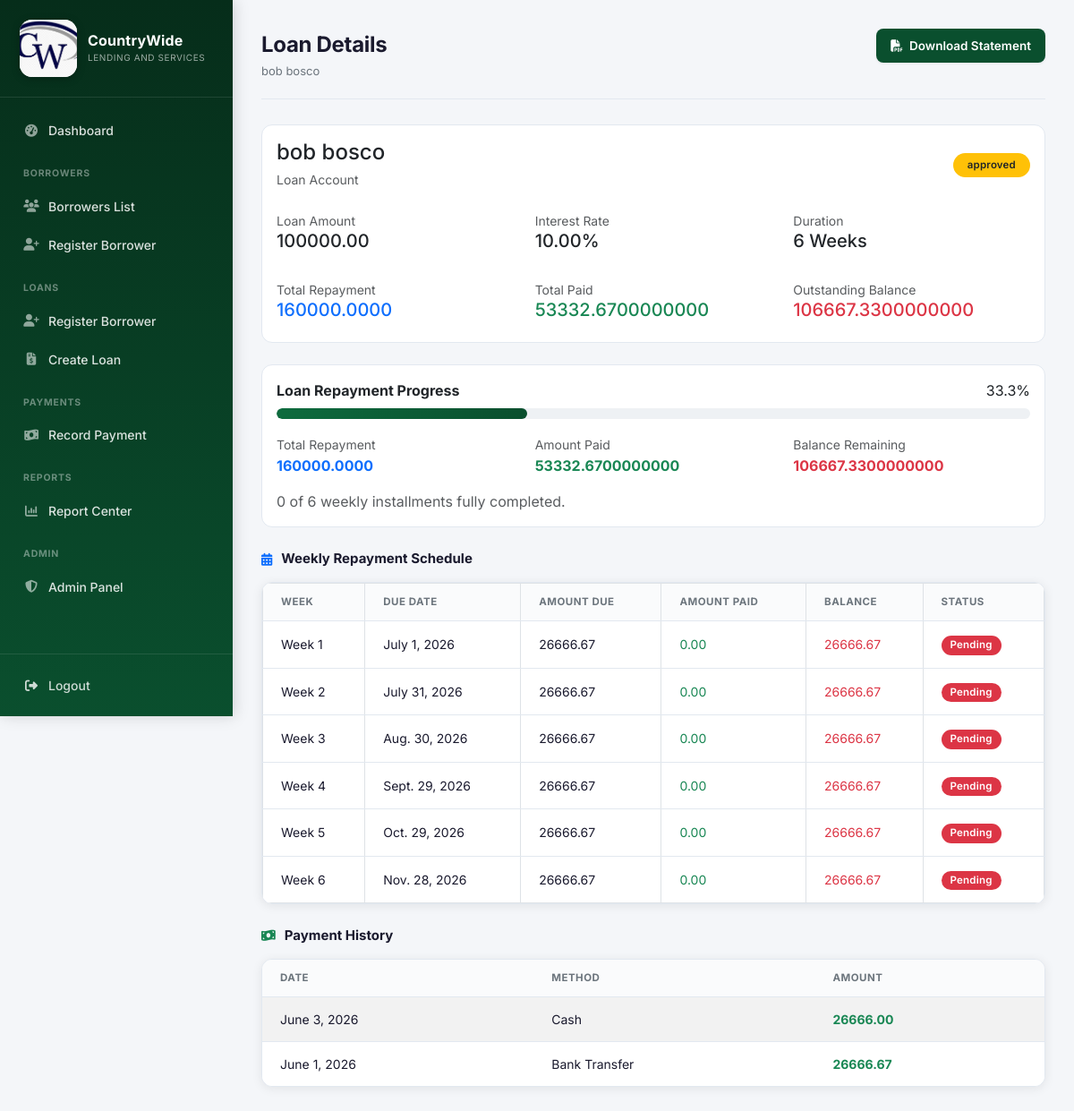
The page /loan/2/ (signed in) on the database its author committed.
### borrowers/models.py (models this page shows, shortened)
class Loan(models.Model):
    borrower = models.ForeignKey(
        'Borrower',
        on_delete=models.CASCADE,
        related_name='loans'
    )
    loan_amount = models.DecimalField(
        max_digits=12,
        decimal_places=2
    )
    interest_rate = models.DecimalField(
        max_digits=5,
        decimal_places=2
    )
    duration_weeks = models.PositiveIntegerField()
    start_date = models.DateField(
        auto_now_add=True
    )
    STATUS_CHOICES = [
        ('pending', 'Pending'),
        ('approved', 'Approved'),
        ('rejected', 'Rejected'),
        ('disbursed', 'Disbursed'),
        ('active', 'Active'),
        ('closed', 'Closed'),
    ]
    status = models.CharField(
        max_length=10,
        choices=STATUS_CHOICES,
        default='pending'
    )
    class Meta:
        ordering = ['-start_date']
    def total_repayment(self):
        interest = (
            self.loan_amount *
            self.interest_rate *
            self.duration_weeks
        ) / Decimal('100')
        return self.loan_amount + interest
    @property
    def total_paid(self):
        total = self.payments.aggregate(
            total=models.Sum('amount_paid')
        )['total']
        return total or Decimal('0.00')
    @property
    def balance(self):
        return self.total_repayment() - self.total_paid

class Borrower(models.Model):
    first_name = models.CharField(max_length=50)
    last_name = models.CharField(max_length=50)
    gender = models.CharField(max_length=10)
    phone = models.CharField(max_length=20)
    email = models.EmailField()
    address = models.TextField()
    city = models.CharField(max_length=50)
    state = models.CharField(max_length=50)
    occupation = models.CharField(max_length=100)
    next_of_kin_name = models.CharField(max_length=100)
    next_of_kin_phone = models.CharField(max_length=20)
    nin = models.CharField(max_length=50)
    bvn = models.CharField(max_length=50)
    bank_name = models.CharField(max_length=100)
    account_number = models.CharField(max_length=20)
    guarantor_name = models.CharField(max_length=100)
    guarantor_address = models.TextField()
    guarantor_phone = models.CharField(max_length=20)
    guarantor_occupation = models.CharField(max_length=100)
    borrower_photo = models.ImageField(upload_to='borrowers/')
    guarantor_photo = models.ImageField(upload_to='guarantors/')
    created_at = models.DateTimeField(auto_now_add=True)

class RepaymentSchedule(models.Model):
    loan = models.ForeignKey(
        Loan,
        on_delete=models.CASCADE,
        related_name='schedules'
    )
    installment_number = models.IntegerField()
    due_date = models.DateField()
    amount_due = models.DecimalField(
        max_digits=12,
        decimal_places=2
    )
    amount_paid = models.DecimalField(
        max_digits=12,
        decimal_places=2,
        default=0
    )
    STATUS_CHOICES = [
        ('pending', 'Pending'),
        ('partial', 'Partial'),
        ('paid', 'Paid'),
    ]
    status = models.CharField(
        max_length=10,
        choices=STATUS_CHOICES,
        default='pending'
    )
    @property
    def balance(self):
        return self.amount_due - self.amount_paid

class Payment(models.Model):
    loan = models.ForeignKey(
        Loan,
        on_delete=models.CASCADE,
        related_name="payments"
    )
    receipt_number = models.CharField(
        max_length=50,
        blank=True,
        null=True
    )
    amount_paid = models.DecimalField(
        max_digits=12,
        decimal_places=2
    )
    payment_date = models.DateField(
        auto_now_add=True
    )
    PAYMENT_METHOD = [
        ("cash", "Cash"),
        ("transfer", "Bank Transfer"),
        ("mobile", "Mobile Money"),
    ]
    method = models.CharField(
        max_length=20,
        choices=PAYMENT_METHOD,
        default="cash"
    )

### borrowers/views.py (the view)
@login_required
def loan_detail(request, loan_id):
    loan = get_object_or_404(
        Loan.objects.select_related("borrower"),
        id=loan_id
    )
    schedules = (
        RepaymentSchedule.objects
        .filter(loan=loan)
        .order_by("installment_number")
    )
    payments = (
        Payment.objects
        .filter(loan=loan)
        .order_by("-payment_date")
    )
    total_paid = loan.total_paid
    total_repayment = loan.total_repayment()
    balance = loan.balance
    total_installments = schedules.count()
    paid_installments = schedules.filter(status="paid").count()
    progress = 0
    if total_repayment > 0:
        progress = round(
            float((total_paid / total_repayment) * 100),
            1
        )
    progress = min(progress, 100)
    context = {
        "loan": loan,
        "schedules": schedules,
        "payments": payments,
        "total_paid": total_paid,
        "total_repayment": total_repayment,
        "balance": balance,
        "total_installments": total_installments,
        "paid_installments": paid_installments,
        "progress": progress,
    }
    return render(
        request,
        "borrowers/loan_detail.html",
        context,
    )

### borrowers/context_processors.py (called while the page is built)
def company_settings(request):
    company = CompanySettings.objects.first()
    return {
        "company": company,
        "currency": company.currency_symbol if company else "₦",
        "company_footer": company.report_footer if company else "",
    }

### borrowers/templatetags/roles.py (called while the page is built)
@register.filter
def is_manager(user):
    return user.is_superuser or user.groups.filter(name='Manager').exists()

@register.filter
def is_cashier(user):
    return user.groups.filter(name='Cashier').exists()

@register.filter
def is_loan_officer(user):
    return user.groups.filter(name='Loan Officer').exists()

@register.filter
def is_auditor(user):
    return user.groups.filter(name='Auditor').exists()

### borrowers/templates/borrowers/loan_detail.html
{% extends 'borrowers/base.html' %}
{% block content %}
<div class="container-fluid px-0">
    <div class="topbar">
        <div>
            <div class="page-title">Loan Details</div>
            <div style="font-size:13px;color:var(--text-muted);margin-top:2px;">
                {{ loan.borrower.first_name }} {{ loan.borrower.last_name }}
            </div>
        </div>
        <a href="{% url 'loan_statement_pdf' loan.id %}" class="btn btn-primary">
            <i class="fa-solid fa-file-pdf me-1"></i>
            Download Statement
        </a>
    </div>
    <div class="card mb-4">
        <div class="card-body">
            <div class="d-flex justify-content-between align-items-center mb-4">
                <div>
                    <h4 class="mb-1">{{ loan.borrower.first_name }} {{ loan.borrower.last_name }}</h4>
                    <small class="text-muted">Loan Account</small>
                </div>
                <div>
                    {% if loan.status == "active" %}
                        <span class="badge bg-success px-3 py-2">Active</span>
                    {% elif loan.status == "closed" %}
                        <span class="badge bg-secondary px-3 py-2">Closed</span>
                    {% else %}
                        <span class="badge bg-warning text-dark px-3 py-2">{{ loan.status }}</span>
                    {% endif %}
                </div>
            </div>
            <div class="row g-4">
                <div class="col-md-4">
                    <small class="text-muted d-block">Loan Amount</small>
                    <h5>{{ company.currency_symbol }}{{ loan.loan_amount }}</h5>
                </div>
                <div class="col-md-4">
                    <small class="text-muted d-block">Interest Rate</small>
                    <h5>{{ loan.interest_rate }}%</h5>
                </div>
                <div class="col-md-4">
                    <small class="text-muted d-block">Duration</small>
                    <h5>{{ loan.duration_weeks }} Weeks</h5>
                </div>
                <div class="col-md-4">
                    <small class="text-muted d-block">Total Repayment</small>
                    <h5 class="text-primary">{{ company.currency_symbol }}{{ total_repayment }}</h5>
                </div>
                <div class="col-md-4">
                    <small class="text-muted d-block">Total Paid</small>
                    <h5 class="text-success">{{ company.currency_symbol }}{{ total_paid }}</h5>
                </div>
                <div class="col-md-4">
                    <small class="text-muted d-block">Outstanding Balance</small>
                    <h5 class="text-danger">{{ company.currency_symbol }}{{ balance }}</h5>
                </div>
            </div>
        </div>
    </div>
    <div class="card mb-4">
        <div class="card-body">
            <div class="d-flex justify-content-between mb-2">
                <strong>Loan Repayment Progress</strong>
                <span>{{ progress }}%</span>
            </div>
            <div class="progress" style="height:12px;">
                <div class="progress-bar bg-success"
                    role="progressbar"
                    style="width:{{ progress }}%;"
                    aria-valuenow="{{ progress }}"
                    aria-valuemin="0"
                    aria-valuemax="100">
                </div>
            </div>
            <div class="row mt-3">
                <div class="col-md-4">
                    <small class="text-muted">Total Repayment</small>
                    <div class="fw-bold text-primary">{{ company.currency_symbol }}{{ total_repayment }}</div>
                </div>
                <div class="col-md-4">
                    <small class="text-muted">Amount Paid</small>
                    <div class="fw-bold text-success">{{ company.currency_symbol }}{{ total_paid }}</div>
                </div>
                <div class="col-md-4">
                    <small class="text-muted">Balance Remaining</small>
                    <div class="fw-bold text-danger">{{ company.currency_symbol }}{{ balance }}</div>
                </div>
            </div>
            <div class="mt-3 text-muted">
                {{ paid_installments }} of {{ total_installments }} weekly installments fully completed.
            </div>
        </div>
    </div>
    <div class="section-heading">
        <i class="fa-solid fa-calendar-days text-primary"></i>
        Weekly Repayment Schedule
    </div>
    <div class="table-card mb-4">
        <div class="table-responsive">
            <table class="table table-bordered table-hover">
                <thead>
                <tr>
                    <th>Week</th>
                    <th>Due Date</th>
                    <th>Amount Due</th>
                    <th>Amount Paid</th>
                    <th>Balance</th>
                    <th>Status</th>
                </tr>
                </thead>
                <tbody>
                    {% for schedule in schedules %}
                    <tr>
                        <td>Week {{ schedule.installment_number }}</td>
                        <td>{{ schedule.due_date }}</td>
                        <td>{{ company.currency_symbol }}{{ schedule.amount_due }}</td>
                        <td class="text-success">{{ company.currency_symbol }}{{ schedule.amount_paid }}</td>
                        <td class="text-danger">{{ company.currency_symbol }}{{ schedule.balance }}</td>
                        <td>
                            {% if schedule.status == "paid" %}
                                <span class="badge bg-success">Paid</span>
                            {% elif schedule.amount_paid > 0 %}
                                <span class="badge bg-warning text-dark">Partial</span>
                            {% else %}
                                <span class="badge bg-danger">Pending</span>
                            {% endif %}
                        </td>
                    </tr>
                    {% empty %}
                    <tr>
                        <td colspan="6" class="text-center text-muted py-4">
                            No repayment schedule found.
                        </td>
                    </tr>
                    {% endfor %}
                </tbody>
            </table>
        </div>
    </div>
    <div class="section-heading">
        <i class="fa-solid fa-money-bill-wave text-success"></i>
        Payment History
    </div>
    <div class="table-card">
        <div class="table-responsive">
            <table class="table table-striped">
                <thead>
                <tr>
                    <th>Date</th>
                    <th>Method</th>
                    <th>Amount</th>
                </tr>
                </thead>
                <tbody>
                    {% for payment in payments %}
                    <tr>
                        <td>{{ payment.payment_date }}</td>
                        <td>{{ payment.get_method_display }}</td>
                        <td class="text-success">
                            <strong>{{ company.currency_symbol }}{{ payment.amount_paid }}</strong>
                        </td>
                    </tr>
                    {% empty %}
                    <tr>
                        <td colspan="3" class="text-center text-muted py-4">
                            No payment history.
                        </td>
                    </tr>
                    {% endfor %}
                </tbody>
            </table>
        </div>
    </div>
</div>
{% endblock %}

### borrowers/templates/borrowers/base.html (style rules this page uses)
:root { --primary: #0a4f2e; --primary-light: #0e6b3e; --primary-dark: #062d1a; --accent: #c9a02a; --accent-light: #f0c93a; --danger: #c0392b; --sidebar-width: 260px; --bg: #f4f6f9; --card-bg: #ffffff; --text: #1a1a2e; --text-muted: #6c757d; --border: #e2e8f0; --shadow: 0 2px 12px rgba(0,0,0,0.08); --shadow-md: 0 4px 20px rgba(0,0,0,0.12); --radius: 12px; --radius-sm: 8px; --topbar-h: 56px; }
* { box-sizing: border-box; }
html { scroll-behavior: smooth; }
body { margin: 0; font-family: 'Inter', Arial, sans-serif; background: var(--bg); color: var(--text); display: flex; min-height: 100vh; -webkit-font-smoothing: antialiased; }
a { text-decoration: none; }
.topbar { display: flex; align-items: flex-start; justify-content: space-between; flex-wrap: wrap; gap: 16px; margin-bottom: 28px; padding-bottom: 20px; border-bottom: 1px solid var(--border); }
.page-title { font-size: 24px; font-weight: 700; color: var(--text); letter-spacing: -0.3px; }
.topbar .btn { border-radius: var(--radius-sm); font-size: 13.5px; font-weight: 600; padding: 9px 16px; border: none; box-shadow: 0 1px 3px rgba(0,0,0,0.08); transition: transform 0.15s ease, box-shadow 0.15s ease; }
.topbar .btn-primary { background: var(--primary); }
.table-card { background: var(--card-bg); border-radius: var(--radius); box-shadow: var(--shadow); border: 1px solid var(--border); overflow: hidden; margin-bottom: 24px; }
.table-card .table { margin-bottom: 0; }
.table-card .table thead th { font-size: 11.5px; text-transform: uppercase; letter-spacing: 0.5px; color: var(--text-muted); font-weight: 700; border-bottom: 1px solid var(--border); padding: 12px 20px; background: #fafbfc; }
.table-card .table tbody td { padding: 14px 20px; font-size: 14px; vertical-align: middle; border-bottom: 1px solid var(--border); color: var(--text); }
.table-card .table tbody tr:last-child td { border-bottom: none; }
.badge { font-weight: 600; font-size: 11.5px; padding: 5px 10px; border-radius: 20px; letter-spacing: 0.2px; }
.card { border-radius: var(--radius); border: 1px solid var(--border); }
.btn-primary { background: var(--primary); border-color: var(--primary); }
.section-heading { display: flex; align-items: center; gap: 10px; font-size: 15px; font-weight: 700; color: var(--text); margin: 4px 0 14px; }
.section-heading i { font-size: 14px; }
.progress { border-radius: 20px; background: #eef1f4; overflow: hidden; }
.progress-bar { border-radius: 20px; transition: width 0.4s ease; }
.progress-bar.bg-success { background: linear-gradient(90deg, var(--primary-light), var(--primary)) !important; }

### rows shown on the page
Loan: borrower.first_name "bob", borrower.last_name "bosco", status "approved", loan_amount "100000.00", interest_rate "10.00", duration_weeks "6"
RepaymentSchedule: installment_number "1", due_date "July 1, 2026", amount_due "26666.67", amount_paid "0.00", balance "26666.67", status "Pending"
RepaymentSchedule: installment_number "2", due_date "July 31, 2026", amount_due "26666.67", amount_paid "0.00", balance "26666.67", status "Pending"
RepaymentSchedule: installment_number "3", due_date "Aug. 30, 2026", amount_due "26666.67", amount_paid "0.00", balance "26666.67", status "Pending"
RepaymentSchedule: installment_number "4", due_date "Sept. 29, 2026", amount_due "26666.67", amount_paid "0.00", balance "26666.67", status "Pending"
RepaymentSchedule: installment_number "5", due_date "Oct. 29, 2026", amount_due "26666.67", amount_paid "0.00", balance "26666.67", status "Pending"
RepaymentSchedule: installment_number "6", due_date "Nov. 28, 2026", amount_due "26666.67", amount_paid "0.00", balance "26666.67", status "Pending"
Payment: payment_date "June 3, 2026", method "Cash", amount_paid "26666.00"
Payment: payment_date "June 1, 2026", method "Bank Transfer", amount_paid "26666.67"

### other values the page prints
{{ total_repayment }} "160000.0000"
{{ total_paid }} "53332.6700000000"
{{ balance }} "106667.3300000000"
{{ progress }} "33.3"
{{ paid_installments }} "0"
{{ total_installments }} "6"
